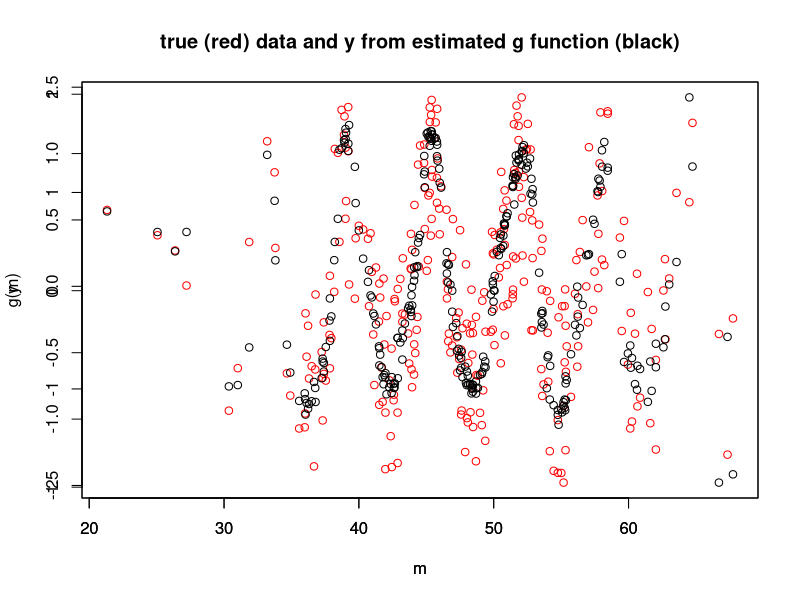

This chart was generated by the following R code:
# Construct single index m = x_1*beta_1+x_2*beta_2. Given x_1 and x_2 mutually independent,
# m_i is iid with normal distribution N(15,2.5).
set.seed(109)
N<-300
x_1<-rnorm(N,mean=10,sd=1.5)
x_2<-rnorm(N,mean=5,sd=1)
X<-cbind(x_1,x_2)
beta.vec<-c(1,7.6)
m<-X %*% beta.vec

# Construct reponsive variable y with function sine based on single index m 
# and uniformly distributed errors.
y<-sin(m)+runif(N,-1,1)


# Gaussian kernel function.
normal_kde <- function(u,h){
  res <- (1/sqrt(2 *pi)) * exp(-0.5 * ((u/h)^2))
  return(res)
}

## Define leave-one-out estimator g,
# Use Gaussian kernel function.
g_i <- function(X,y,b_vec,h) {
  g_i <- (1:N)*NA
  for (i in 1:N){
    u <- sweep(X,2,X[i,])[-i,]%*%b_vec
    kde=normal_kde(u,h)
    estimate <- y[-i]%*%kde / sum(kde)
    g_i[i] <- estimate
    }
  return(g_i)
}


# Define the objective minimizing function of sum-of-squared errors,
# Use Gaussian kernel function.
min_SSE_Gaussian <- function(X,y,b_vec,h) {
  g_i <- (1:N)*NA
  for (i in 1:N){
    u <- sweep(X,2,X[i,])[-i,]%*%b_vec
    kde=normal_kde(u,h)
    estimate <- y[-i]%*%kde / sum(kde)
    g_i[i] <- estimate
    sse <-t(y-g_i)%*%(y-g_i)
    }
  return(sse)
}



# Minimize the objective function, look for a best extimate for beta.vec.
estimates=nlm(min_SSE_Gaussian,c(1,1),X=X,y=y,h=.2)$estimate


#approximate function g
g<-approxfun(m, g_i(X,y,estimates,.2), method = "linear", rule = 1, ties = mean)

#plot generated data 
plot(m,y,col="red",main=c("true (red) data and y from estimated g function (black)"))
par(new=TRUE)
#plot(m,g_i,col="green")
par(new=TRUE)
plot(m,g(m))
